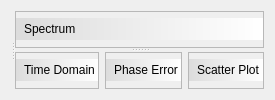
      <widget class="QWidget" name="tab_DM">
       <attribute name="title">
        <string>Demodulation</string>
       </attribute>
       <layout class="QVBoxLayout" name="verticalLayout_8">
        <item>
         <widget class="QSplitter" name="splitter_4">
          <property name="orientation">
           <enum>Qt::Horizontal</enum>
          </property>
          <widget class="QFrame" name="frame_9">
           <property name="maximumSize">
            <size>
             <width>230</width>
             <height>16777215</height>
            </size>
           </property>
           <property name="frameShape">
            <enum>QFrame::StyledPanel</enum>
           </property>
           <property name="frameShadow">
            <enum>QFrame::Raised</enum>
           </property>
           <widget class="QPushButton" name="pushButton_8">
            <property name="geometry">
             <rect>
              <x>10</x>
              <y>150</y>
              <width>201</width>
              <height>31</height>
             </rect>
            </property>
            <property name="text">
             <string>Auto Estimate</string>
            </property>
           </widget>
           <widget class="QLabel" name="label_12">
            <property name="geometry">
             <rect>
              <x>10</x>
              <y>130</y>
              <width>81</width>
              <height>16</height>
             </rect>
            </property>
            <property name="text">
             <string>Estimation</string>
            </property>
           </widget>
           <widget class="QWidget" name="layoutWidget">
            <property name="geometry">
             <rect>
              <x>10</x>
              <y>190</y>
              <width>201</width>
              <height>86</height>
             </rect>
            </property>
            <layout class="QGridLayout" name="gridLayout_3">
             <item row="0" column="0">
              <widget class="QPushButton" name="pushButton_9">
               <property name="text">
                <string>FC</string>
               </property>
              </widget>
             </item>
             <item row="0" column="1">
              <widget class="QLineEdit" name="lineEdit"/>
             </item>
             <item row="1" column="0">
              <widget class="QPushButton" name="pushButton_10">
               <property name="text">
                <string>RS</string>
               </property>
              </widget>
             </item>
             <item row="1" column="1">
              <widget class="QLineEdit" name="lineEdit_2"/>
             </item>
             <item row="2" column="0">
              <widget class="QPushButton" name="pushButton_11">
               <property name="text">
                <string>AMR</string>
               </property>
              </widget>
             </item>
             <item row="2" column="1">
              <widget class="QLineEdit" name="lineEdit_3"/>
             </item>
            </layout>
           </widget>
           <widget class="QLabel" name="label_10">
            <property name="geometry">
             <rect>
              <x>10</x>
              <y>300</y>
              <width>111</width>
              <height>16</height>
             </rect>
            </property>
            <property name="text">
             <string>Demodulator Type  :</string>
            </property>
           </widget>
           <widget class="Line" name="line_5">
            <property name="geometry">
             <rect>
              <x>10</x>
              <y>110</y>
              <width>201</width>
              <height>16</height>
             </rect>
            </property>
            <property name="orientation">
             <enum>Qt::Horizontal</enum>
            </property>
           </widget>
           <widget class="QWidget" name="layoutWidget_4">
            <property name="geometry">
             <rect>
              <x>10</x>
              <y>80</y>
              <width>201</width>
              <height>26</height>
             </rect>
            </property>
            <layout class="QHBoxLayout" name="horizontalLayout_5">
             <item>
              <widget class="QPushButton" name="btn_pay_3">
               <property name="toolTip">
                <string>Play</string>
               </property>
               <property name="text">
                <string/>
               </property>
               <property name="icon">
                <iconset>
                 <normaloff>icons/green-play.png</normaloff>icons/green-play.png</iconset>
               </property>
              </widget>
             </item>
             <item>
              <widget class="QPushButton" name="btn_pause_3">
               <property name="toolTip">
                <string>Pause</string>
               </property>
               <property name="text">
                <string/>
               </property>
               <property name="icon">
                <iconset>
                 <normaloff>icons/blue-pause.png</normaloff>icons/blue-pause.png</iconset>
               </property>
              </widget>
             </item>
             <item>
              <widget class="QPushButton" name="btn_stop_3">
               <property name="toolTip">
                <string>Stop</string>
               </property>
               <property name="text">
                <string/>
               </property>
               <property name="icon">
                <iconset>
                 <normaloff>icons/red-stop.png</normaloff>icons/red-stop.png</iconset>
               </property>
              </widget>
             </item>
            </layout>
           </widget>
           <widget class="QLabel" name="label_4">
            <property name="geometry">
             <rect>
              <x>0</x>
              <y>0</y>
              <width>271</width>
              <height>24</height>
             </rect>
            </property>
            <property name="minimumSize">
             <size>
              <width>0</width>
              <height>20</height>
             </size>
            </property>
            <property name="styleSheet">
             <string notr="true">background:qlineargradient(spread:pad, x1:0, y1:0, x2:1, y2:0, stop:0 rgba(161, 186, 255, 255), stop:1 rgba(255, 255, 255, 255));
padding-left:5px;
padding-bottom:5px;
padding-top:5px;</string>
            </property>
            <property name="text">
             <string>Demodulation</string>
            </property>
           </widget>
           <widget class="Line" name="line_13">
            <property name="geometry">
             <rect>
              <x>10</x>
              <y>280</y>
              <width>201</width>
              <height>16</height>
             </rect>
            </property>
            <property name="orientation">
             <enum>Qt::Horizontal</enum>
            </property>
           </widget>
           <widget class="QPushButton" name="pushButton_23">
            <property name="geometry">
             <rect>
              <x>10</x>
              <y>390</y>
              <width>201</width>
              <height>31</height>
             </rect>
            </property>
            <property name="text">
             <string>Analyze</string>
            </property>
           </widget>
           <widget class="QLabel" name="label_20">
            <property name="geometry">
             <rect>
              <x>10</x>
              <y>370</y>
              <width>111</width>
              <height>16</height>
             </rect>
            </property>
            <property name="text">
             <string>Bit Stream Settings</string>
            </property>
           </widget>
           <widget class="QComboBox" name="comboBox_Demodename">
            <property name="geometry">
             <rect>
              <x>10</x>
              <y>320</y>
              <width>201</width>
              <height>22</height>
             </rect>
            </property>
           </widget>
           <widget class="Line" name="line_6">
            <property name="geometry">
             <rect>
              <x>10</x>
              <y>350</y>
              <width>201</width>
              <height>16</height>
             </rect>
            </property>
            <property name="orientation">
             <enum>Qt::Horizontal</enum>
            </property>
           </widget>
           <widget class="QWidget" name="layoutWidget_15">
            <property name="geometry">
             <rect>
              <x>10</x>
              <y>430</y>
              <width>201</width>
              <height>26</height>
             </rect>
            </property>
            <layout class="QGridLayout" name="gridLayout_7">
             <item row="0" column="0">
              <widget class="QPushButton" name="btn_open_7">
               <property name="maximumSize">
                <size>
                 <width>50</width>
                 <height>16777215</height>
                </size>
               </property>
               <property name="toolTip">
                <string>Open File</string>
               </property>
               <property name="text">
                <string/>
               </property>
               <property name="icon">
                <iconset>
                 <normaloff>icons/open.png</normaloff>icons/open.png</iconset>
               </property>
              </widget>
             </item>
             <item row="0" column="1">
              <widget class="QPushButton" name="pushButton_24">
               <property name="text">
                <string>Record</string>
               </property>
               <property name="icon">
                <iconset>
                 <normaloff>icons/record.png</normaloff>icons/record.png</iconset>
               </property>
              </widget>
             </item>
            </layout>
           </widget>
           <widget class="QPushButton" name="btn_open_demod">
            <property name="geometry">
             <rect>
              <x>10</x>
              <y>40</y>
              <width>50</width>
              <height>24</height>
             </rect>
            </property>
            <property name="minimumSize">
             <size>
              <width>50</width>
              <height>0</height>
             </size>
            </property>
            <property name="toolTip">
             <string>Open File</string>
            </property>
            <property name="text">
             <string/>
            </property>
            <property name="icon">
             <iconset>
              <normaloff>icons/open.png</normaloff>icons/open.png</iconset>
            </property>
           </widget>
           <widget class="QLabel" name="lbl_filename_demod">
            <property name="geometry">
             <rect>
              <x>60</x>
              <y>30</y>
              <width>161</width>
              <height>41</height>
             </rect>
            </property>
            <property name="toolTip">
             <string>&lt;html&gt;&lt;head/&gt;&lt;body&gt;&lt;p&gt;fdfdfd&lt;/p&gt;&lt;/body&gt;&lt;/html&gt;</string>
            </property>
            <property name="text">
             <string/>
            </property>
           </widget>
          </widget>
          <widget class="QSplitter" name="splitter">
           <property name="orientation">
            <enum>Qt::Vertical</enum>
           </property>
           <widget class="QFrame" name="frame_6">
            <property name="frameShape">
             <enum>QFrame::StyledPanel</enum>
            </property>
            <property name="frameShadow">
             <enum>QFrame::Raised</enum>
            </property>
            <layout class="QVBoxLayout" name="verticalLayout_9">
             <property name="spacing">
              <number>0</number>
             </property>
             <property name="leftMargin">
              <number>0</number>
             </property>
             <property name="topMargin">
              <number>0</number>
             </property>
             <property name="rightMargin">
              <number>0</number>
             </property>
             <property name="bottomMargin">
              <number>0</number>
             </property>
             <item>
              <widget class="QLabel" name="label_14">
               <property name="minimumSize">
                <size>
                 <width>0</width>
                 <height>22</height>
                </size>
               </property>
               <property name="maximumSize">
                <size>
                 <width>16777215</width>
                 <height>22</height>
                </size>
               </property>
               <property name="styleSheet">
                <string notr="true">background:qlineargradient(spread:pad, x1:0, y1:0, x2:1, y2:0, stop:0 rgba(220, 220, 220, 255), stop:1 rgba(255, 255, 255, 255));
padding-left:5px;</string>
               </property>
               <property name="text">
                <string>Spectrum</string>
               </property>
              </widget>
             </item>
             <item>
              <layout class="QVBoxLayout" name="demod_Spectrum"/>
             </item>
            </layout>
           </widget>
           <widget class="QWidget" name="layoutWidget">
            <layout class="QHBoxLayout" name="horizontalLayout_4">
             <item>
              <widget class="QFrame" name="frame_3">
               <property name="frameShape">
                <enum>QFrame::StyledPanel</enum>
               </property>
               <property name="frameShadow">
                <enum>QFrame::Raised</enum>
               </property>
               <layout class="QVBoxLayout" name="verticalLayout_5">
                <property name="spacing">
                 <number>0</number>
                </property>
                <property name="leftMargin">
                 <number>0</number>
                </property>
                <property name="topMargin">
                 <number>0</number>
                </property>
                <property name="rightMargin">
                 <number>0</number>
                </property>
                <property name="bottomMargin">
                 <number>0</number>
                </property>
                <item>
                 <widget class="QLabel" name="label_7">
                  <property name="minimumSize">
                   <size>
                    <width>0</width>
                    <height>22</height>
                   </size>
                  </property>
                  <property name="maximumSize">
                   <size>
                    <width>16777215</width>
                    <height>22</height>
                   </size>
                  </property>
                  <property name="styleSheet">
                   <string notr="true">background:qlineargradient(spread:pad, x1:0, y1:0, x2:1, y2:0, stop:0 rgba(220, 220, 220, 255), stop:1 rgba(255, 255, 255, 255));
padding-left:5px;</string>
                  </property>
                  <property name="text">
                   <string>Time Domain</string>
                  </property>
                 </widget>
                </item>
                <item>
                 <layout class="QVBoxLayout" name="demod_TimeDomain"/>
                </item>
               </layout>
              </widget>
             </item>
             <item>
              <widget class="QFrame" name="frame_4">
               <property name="frameShape">
                <enum>QFrame::StyledPanel</enum>
               </property>
               <property name="frameShadow">
                <enum>QFrame::Raised</enum>
               </property>
               <layout class="QVBoxLayout" name="verticalLayout_6">
                <property name="spacing">
                 <number>0</number>
                </property>
                <property name="leftMargin">
                 <number>0</number>
                </property>
                <property name="topMargin">
                 <number>0</number>
                </property>
                <property name="rightMargin">
                 <number>0</number>
                </property>
                <property name="bottomMargin">
                 <number>0</number>
                </property>
                <item>
                 <widget class="QLabel" name="label_8">
                  <property name="minimumSize">
                   <size>
                    <width>0</width>
                    <height>22</height>
                   </size>
                  </property>
                  <property name="maximumSize">
                   <size>
                    <width>16777215</width>
                    <height>22</height>
                   </size>
                  </property>
                  <property name="styleSheet">
                   <string notr="true">background:qlineargradient(spread:pad, x1:0, y1:0, x2:1, y2:0, stop:0 rgba(220, 220, 220, 255), stop:1 rgba(255, 255, 255, 255));
padding-left:5px;</string>
                  </property>
                  <property name="text">
                   <string>Phase Error</string>
                  </property>
                 </widget>
                </item>
                <item>
                 <layout class="QVBoxLayout" name="demod_PhaseErr"/>
                </item>
               </layout>
              </widget>
             </item>
             <item>
              <widget class="QFrame" name="frame_5">
               <property name="frameShape">
                <enum>QFrame::StyledPanel</enum>
               </property>
               <property name="frameShadow">
                <enum>QFrame::Raised</enum>
               </property>
               <layout class="QVBoxLayout" name="verticalLayout_7">
                <property name="spacing">
                 <number>0</number>
                </property>
                <property name="leftMargin">
                 <number>0</number>
                </property>
                <property name="topMargin">
                 <number>0</number>
                </property>
                <property name="rightMargin">
                 <number>0</number>
                </property>
                <property name="bottomMargin">
                 <number>0</number>
                </property>
                <item>
                 <widget class="QLabel" name="label_9">
                  <property name="minimumSize">
                   <size>
                    <width>0</width>
                    <height>22</height>
                   </size>
                  </property>
                  <property name="maximumSize">
                   <size>
                    <width>16777215</width>
                    <height>22</height>
                   </size>
                  </property>
                  <property name="styleSheet">
                   <string notr="true">background:qlineargradient(spread:pad, x1:0, y1:0, x2:1, y2:0, stop:0 rgba(220, 220, 220, 255), stop:1 rgba(255, 255, 255, 255));
padding-left:5px;</string>
                  </property>
                  <property name="text">
                   <string>Scatter Plot</string>
                  </property>
                 </widget>
                </item>
                <item>
                 <layout class="QVBoxLayout" name="demod_Scatter"/>
                </item>
               </layout>
              </widget>
             </item>
            </layout>
           </widget>
          </widget>
         </widget>
        </item>
       </layout>
      </widget>
